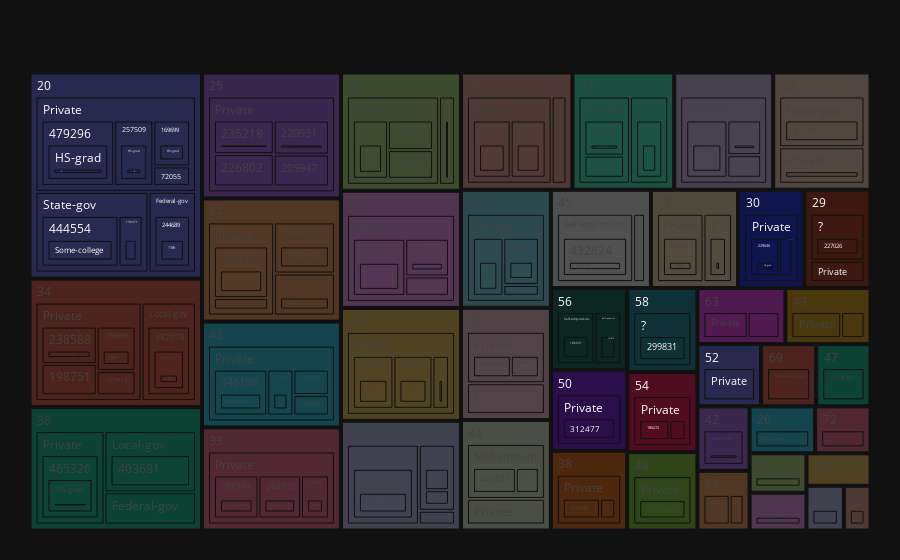

Notebook code cell kept with this figure:
### Code cell
import plotly.express as px
import pandas as pd
import numpy as np
df = pd.read_csv('Dataset (2).data', header=None, delim_whitespace=True)
df.columns = ['Column1', 'Column2', 'Column3', 'Column4', 'Column5', 'Column6', 'Column7', 'Column8', 'Column9', 'Column10', 'Column11', 'Column12', 'Column13', 'Column14', 'Column15']
df['Column3'] = pd.to_numeric(df['Column3'], errors='coerce')
df['Column1'] = pd.to_numeric(df['Column1'], errors='coerce')
fig = px.treemap(df.head(100), path=['Column1', 'Column2', 'Column3', 'Column4', 'Column5', 'Column6', 'Column7', 'Column8', 'Column9', 'Column10', 'Column11', 'Column12', 'Column13', 'Column14', 'Column15'],
                 values='Column3',
                 hover_data=['Column1'],
                 color_continuous_scale='RdBu',
                 color_continuous_midpoint=np.average(df['Column1'].head(100), weights=df['Column3'].head(100)))
fig.update_layout(margin=dict(t=50, l=25, r=25, b=25))
fig.show()

### Figure 1 — Plotly figure (JSON) as saved in the notebook; plotly's stock layout.template omitted (floating-point values rounded to 4 significant figures; data arrays with more than 128 entries replaced by an {"elided": "..."} marker saying what was removed)
{"data": [{"branchvalues": "total", "customdata": {"elided": "1406x1 int values"}, "domain": {"x": [0.0, 1.0], "y": [0.0, 1.0]}, "hovertemplate": "labels=%{label}<br>Column3=%{value}<br>parent=%{parent}<br>id=%{id}<br>Column1=%{customdata[0]}<extra></extra>", "ids": {"elided": "1406 str values"}, "labels": {"elided": "1406 str values"}, "name": "", "parents": {"elided": "1406 str values"}, "values": {"elided": "1406 int values"}, "type": "treemap"}], "layout": {"legend": {"tracegroupgap": 0}, "margin": {"t": 50, "l": 25, "r": 25, "b": 25}}}
